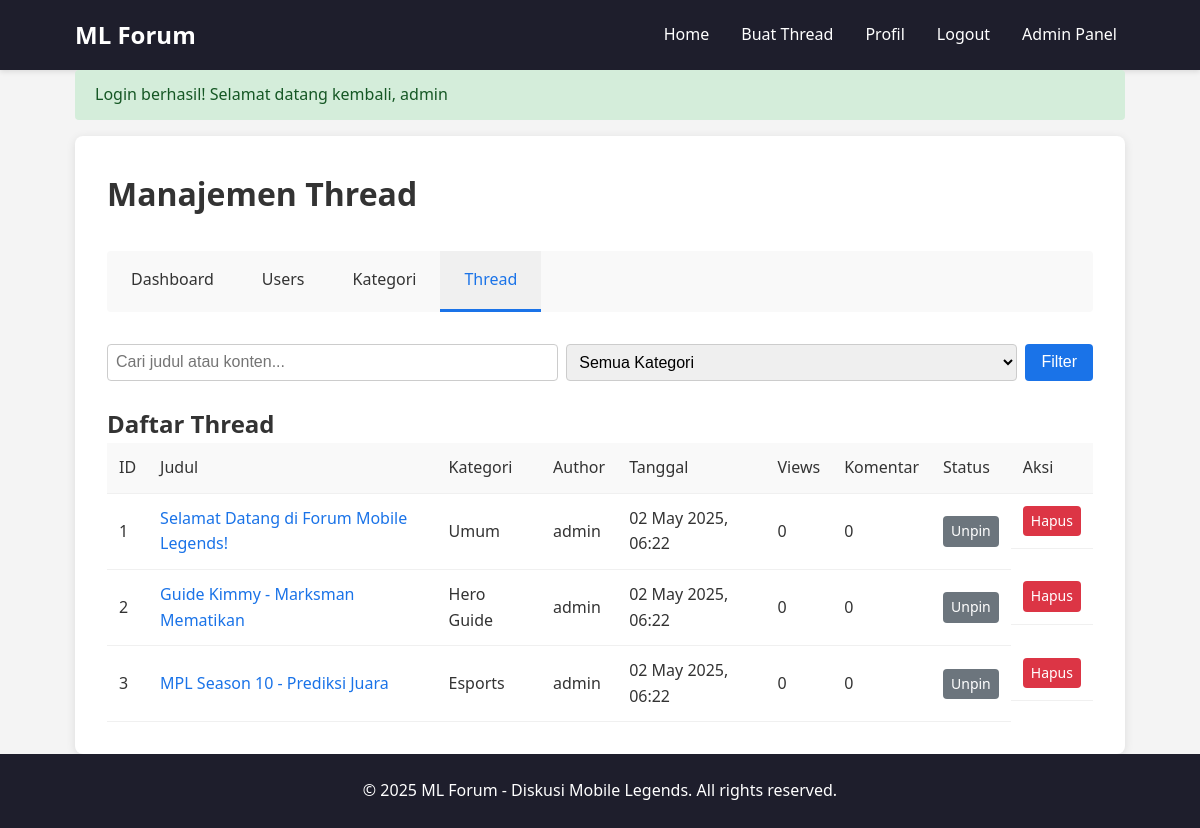
The app's page /admin/threads.php (signed in) with its own data.
### tables this page shows
CREATE TABLE threads (
  id INT AUTO_INCREMENT PRIMARY KEY,
  title VARCHAR(255) NOT NULL,
  content TEXT NOT NULL,
  user_id INT NOT NULL,
  category_id INT NOT NULL,
  created_at TIMESTAMP DEFAULT CURRENT_TIMESTAMP,
  updated_at TIMESTAMP DEFAULT CURRENT_TIMESTAMP ON UPDATE CURRENT_TIMESTAMP,
  views INT DEFAULT 0,
  is_pinned BOOLEAN DEFAULT FALSE,
  has_poll BOOLEAN DEFAULT FALSE,
  FOREIGN KEY (user_id) REFERENCES users(id),
  FOREIGN KEY (category_id) REFERENCES categories(id)
);

CREATE TABLE categories (
  id INT AUTO_INCREMENT PRIMARY KEY,
  name VARCHAR(100) NOT NULL,
  description TEXT
);

CREATE TABLE users (
  id INT AUTO_INCREMENT PRIMARY KEY,
  username VARCHAR(50) NOT NULL UNIQUE,
  password VARCHAR(255) NOT NULL,
  email VARCHAR(100) NOT NULL UNIQUE,
  role ENUM('admin', 'user') DEFAULT 'user',
  join_date TIMESTAMP DEFAULT CURRENT_TIMESTAMP
);

### admin/threads.php (the view, shortened to what this page needs)
<?php
$parent_dir = dirname(__DIR__);
require_once $parent_dir . '/includes/header.php';
$search = isset($_GET['search']) ? clean($_GET['search']) : '';
$params = [];
$types = '';
$where_clause = '';
$query = "SELECT t.*, u.username, c.name as category_name,
         (SELECT COUNT(*) FROM comments WHERE thread_id = t.id) as comment_count
         FROM threads t
         JOIN users u ON t.user_id = u.id
         JOIN categories c ON t.category_id = c.id
         $where_clause
         ORDER BY t.is_pinned DESC, t.created_at DESC";
if(!empty($params)) {
    $stmt = $conn->prepare($query);
    $stmt->bind_param($types, ...$params);
    $stmt->execute();
    $result = $stmt->get_result();
} else {
    $result = $conn->query($query);
}
?>
<div class="admin-container">
    <div class="admin-header">
        <h1>Manajemen Thread</h1>
    </div>
    <div class="admin-menu">
        <a href="index.php" class="admin-menu-item">Dashboard</a>
        <a href="users.php" class="admin-menu-item">Users</a>
        <a href="categories.php" class="admin-menu-item">Kategori</a>
        <a href="threads.php" class="admin-menu-item active">Thread</a>
    </div>
    <div class="admin-content">
        <div class="filter-section">
            <form action="threads.php" method="GET" class="filter-form">
                <div class="form-group">
                    <input type="text" name="search" placeholder="Cari judul atau konten..." value="<?php echo $search; ?>">
                    <select name="category">
                        <option value="0">Semua Kategori</option>
                    </select>
                    <button type="submit" class="btn">Filter</button>
                </div>
            </form>
        </div>
        <h2>Daftar Thread</h2>
        <?php if($result->num_rows > 0): ?>
            <table class="table">
                <thead>
                    <tr>
                        <th>ID</th>
                        <th>Judul</th>
                        <th>Kategori</th>
                        <th>Author</th>
                        <th>Tanggal</th>
                        <th>Views</th>
                        <th>Komentar</th>
                        <th>Status</th>
                        <th>Aksi</th>
                    </tr>
                </thead>
                <tbody>
                    <?php while($thread = $result->fetch_assoc()): ?>
                        <tr>
                            <td><?php echo $thread['id']; ?></td>
                            <td>
                                <a href="../thread.php?id=<?php echo $thread['id']; ?>" target="_blank">
                                    <?php echo $thread['title']; ?>
                                </a>
                            </td>
                            <td><?php echo $thread['category_name']; ?></td>
                            <td><?php echo $thread['username']; ?></td>
                            <td><?php echo formatDate($thread['created_at']); ?></td>
                            <td><?php echo $thread['views']; ?></td>
                            <td><?php echo $thread['comment_count']; ?></td>
                            <td>
                                <?php if($thread['is_pinned']): ?>
                                    <a href="threads.php?pin=<?php echo $thread['id']; ?>&status=1" class="status-badge pinned" title="Klik untuk un-pin">Pinned</a>
                                <?php else: ?>
                                    <a href="threads.php?pin=<?php echo $thread['id']; ?>&status=0" class="status-badge unpinned" title="Klik untuk pin">Unpin</a>
                                <?php endif; ?>
                            </td>
                            <td class="action-buttons">
                                <a href="threads.php?delete=<?php echo $thread['id']; ?>" class="btn btn-sm btn-danger" onclick="return confirm('PERINGATAN: Semua data thread ini (komentar, polling) akan dihapus. Yakin ingin menghapus thread?')">Hapus</a>
                            </td>
                        </tr>
                    <?php endwhile; ?>
                </tbody>
            </table>
        <?php endif; ?>
    </div>
</div>
<?php require_once $parent_dir . '/includes/footer.php'; ?>

### assets/css/style.css (style rules this page uses)
* { margin: 0; padding: 0; box-sizing: border-box; }
body { font-family: 'Segoe UI', Tahoma, Geneva, Verdana, sans-serif; line-height: 1.6; color: #333; background-color: #f4f4f4; }
a { text-decoration: none; color: #1a73e8; }
.form-group { margin-bottom: 1rem; }
.form-group input, .form-group textarea, .form-group select { width: 100%; padding: 0.5rem; border: 1px solid #ccc; border-radius: 4px; font-size: 1rem; }
.btn { display: inline-block; background-color: #1a73e8; color: white; padding: 0.5rem 1rem; border: none; border-radius: 4px; cursor: pointer; font-size: 1rem; transition: background-color 0.3s; }
.btn-danger { background-color: #dc3545; }
.btn-sm { padding: 0.25rem 0.5rem; font-size: 0.875rem; }
.admin-container { background-color: white; padding: 2rem; border-radius: 8px; box-shadow: 0 2px 10px rgba(0, 0, 0, 0.1); }
.admin-header { margin-bottom: 2rem; }
.admin-header h1 { margin-bottom: 1rem; }
.admin-menu { display: flex; background-color: #f9f9f9; border-radius: 4px; margin-bottom: 2rem; }
.admin-menu-item { padding: 1rem 1.5rem; color: #333; border-bottom: 3px solid transparent; transition: all 0.3s; }
.admin-menu-item:hover, .admin-menu-item.active { color: #1a73e8; border-bottom-color: #1a73e8; background-color: #f0f0f0; }
.table { width: 100%; border-collapse: collapse; }
.table th, .table td { padding: 0.75rem; text-align: left; border-bottom: 1px solid #f0f0f0; }
.table th { background-color: #f9f9f9; font-weight: 500; }
.action-buttons { display: flex; gap: 0.5rem; }

### admin/threads.php (style rules this page uses)
.filter-section { margin-bottom: 1.5rem; }
.filter-form .form-group { display: flex; gap: 0.5rem; }
.filter-form input, .filter-form select { flex: 1; }
.status-badge { display: inline-block; padding: 0.25rem 0.5rem; border-radius: 4px; font-size: 0.875rem; font-weight: 500; }
.status-badge.unpinned { background-color: #6c757d; color: white; }

### records on screen
threads: id "1", title "Selamat Datang di Forum Mobile Legends!", category.name "Umum", user.username "admin", created_at "02 May 2025, 06:22", views "0", comment_count "0"
threads: id "2", title "Guide Kimmy - Marksman Mematikan", category.name "Hero Guide", user.username "admin", created_at "02 May 2025, 06:22", views "0", comment_count "0"
threads: id "3", title "MPL Season 10 - Prediksi Juara", category.name "Esports", user.username "admin", created_at "02 May 2025, 06:22", views "0", comment_count "0"

### other values on screen
$_SESSION['message'] "Login berhasil! Selamat datang kembali, admin"
